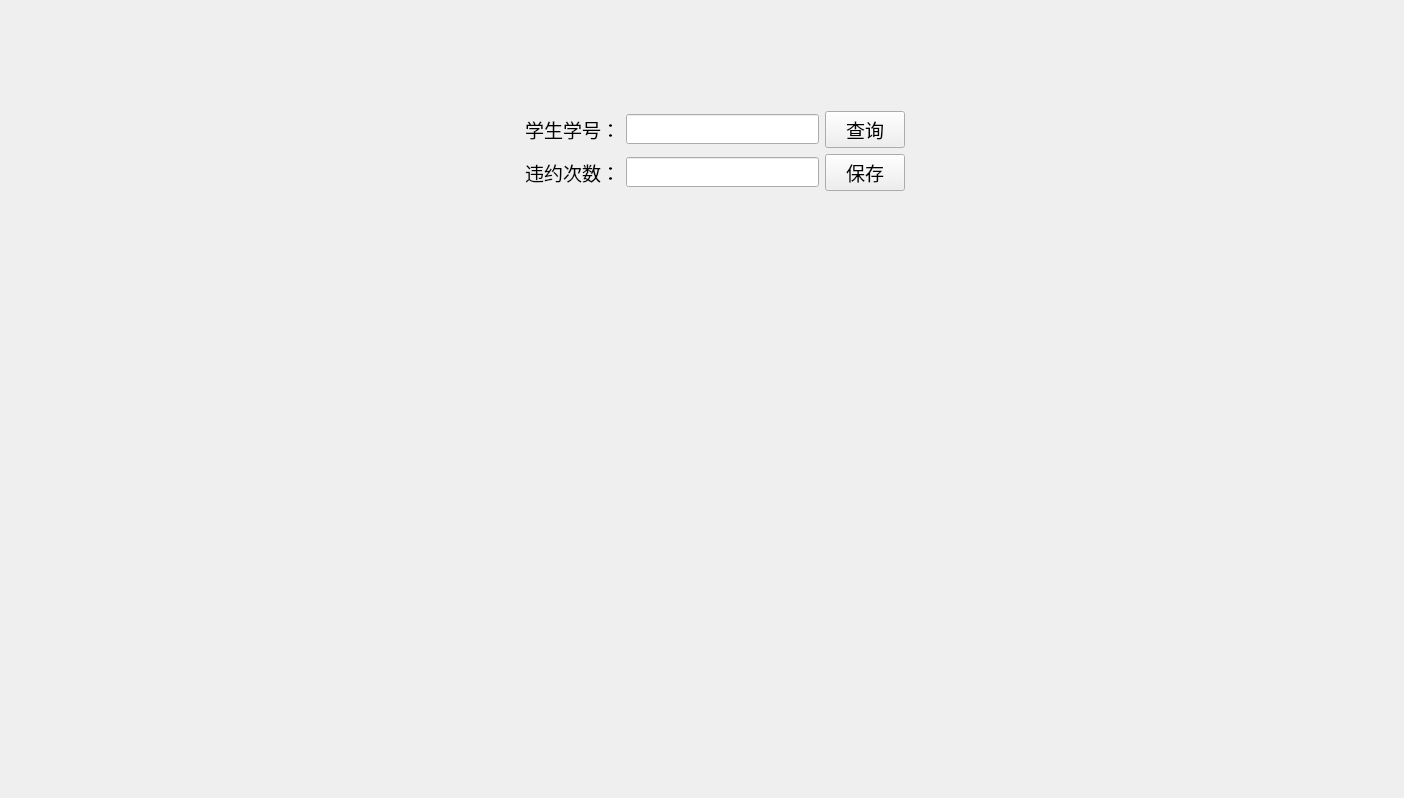
      <widget class="QWidget" name="tab_3">
       <attribute name="title">
        <string>违约管理</string>
       </attribute>
       <layout class="QGridLayout" name="gridLayout_6">
        <item row="0" column="2">
         <spacer name="verticalSpacer">
          <property name="orientation">
           <enum>Qt::Vertical</enum>
          </property>
          <property name="sizeType">
           <enum>QSizePolicy::Fixed</enum>
          </property>
          <property name="sizeHint" stdset="0">
           <size>
            <width>20</width>
            <height>100</height>
           </size>
          </property>
         </spacer>
        </item>
        <item row="1" column="0">
         <spacer name="horizontalSpacer">
          <property name="orientation">
           <enum>Qt::Horizontal</enum>
          </property>
          <property name="sizeHint" stdset="0">
           <size>
            <width>489</width>
            <height>20</height>
           </size>
          </property>
         </spacer>
        </item>
        <item row="1" column="1" colspan="2">
         <layout class="QVBoxLayout" name="verticalLayout_2">
          <item>
           <layout class="QHBoxLayout" name="horizontalLayout_2">
            <item>
             <widget class="QLabel" name="label_10">
              <property name="minimumSize">
               <size>
                <width>120</width>
                <height>0</height>
               </size>
              </property>
              <property name="maximumSize">
               <size>
                <width>110</width>
                <height>16777215</height>
               </size>
              </property>
              <property name="font">
               <font>
                <family>Consolas</family>
                <pointsize>14</pointsize>
               </font>
              </property>
              <property name="text">
               <string>学生学号：</string>
              </property>
              <property name="alignment">
               <set>Qt::AlignRight|Qt::AlignTrailing|Qt::AlignVCenter</set>
              </property>
             </widget>
            </item>
            <item>
             <widget class="QLineEdit" name="StuId_lineEdit_2">
              <property name="font">
               <font>
                <family>Consolas</family>
                <pointsize>14</pointsize>
               </font>
              </property>
             </widget>
            </item>
            <item>
             <widget class="QPushButton" name="breakDis_pushButton_2">
              <property name="font">
               <font>
                <family>Consolas</family>
                <pointsize>14</pointsize>
               </font>
              </property>
              <property name="text">
               <string>查询</string>
              </property>
             </widget>
            </item>
           </layout>
          </item>
          <item>
           <layout class="QHBoxLayout" name="horizontalLayout_3">
            <item>
             <widget class="QLabel" name="label_11">
              <property name="minimumSize">
               <size>
                <width>120</width>
                <height>0</height>
               </size>
              </property>
              <property name="maximumSize">
               <size>
                <width>120</width>
                <height>16777215</height>
               </size>
              </property>
              <property name="font">
               <font>
                <family>Consolas</family>
                <pointsize>14</pointsize>
               </font>
              </property>
              <property name="text">
               <string>违约次数：</string>
              </property>
              <property name="alignment">
               <set>Qt::AlignRight|Qt::AlignTrailing|Qt::AlignVCenter</set>
              </property>
             </widget>
            </item>
            <item>
             <widget class="QLineEdit" name="SumBreak_lineEdit">
              <property name="font">
               <font>
                <family>Consolas</family>
                <pointsize>14</pointsize>
               </font>
              </property>
              <property name="readOnly">
               <bool>false</bool>
              </property>
             </widget>
            </item>
            <item>
             <widget class="QPushButton" name="save_pushButton_3">
              <property name="font">
               <font>
                <family>Consolas</family>
                <pointsize>14</pointsize>
               </font>
              </property>
              <property name="text">
               <string>保存</string>
              </property>
             </widget>
            </item>
           </layout>
          </item>
         </layout>
        </item>
        <item row="1" column="3">
         <spacer name="horizontalSpacer_3">
          <property name="orientation">
           <enum>Qt::Horizontal</enum>
          </property>
          <property name="sizeHint" stdset="0">
           <size>
            <width>488</width>
            <height>20</height>
           </size>
          </property>
         </spacer>
        </item>
        <item row="2" column="1">
         <spacer name="verticalSpacer_2">
          <property name="orientation">
           <enum>Qt::Vertical</enum>
          </property>
          <property name="sizeHint" stdset="0">
           <size>
            <width>20</width>
            <height>596</height>
           </size>
          </property>
         </spacer>
        </item>
       </layout>
      </widget>
